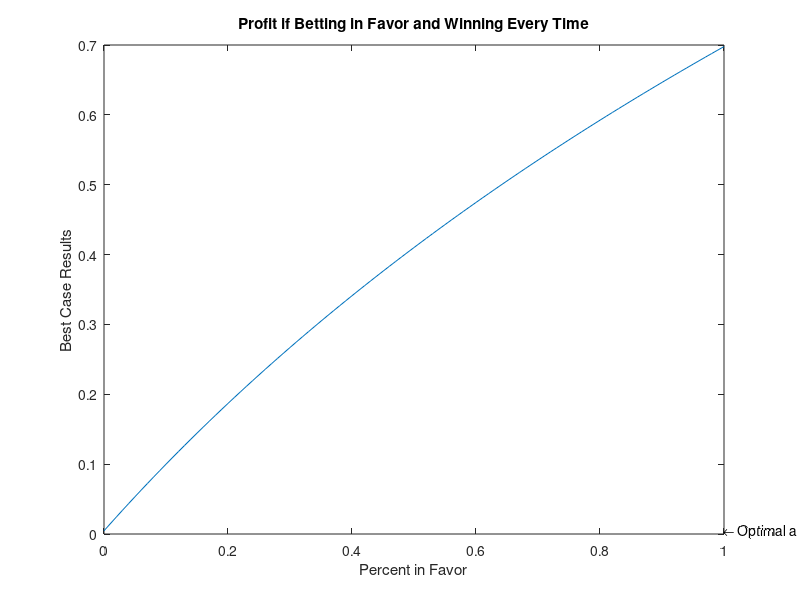

MATLAB code to generate this figure:
clear all
clc

screen = get( groot, 'Screensize' );
n = 1000;
a = (0:.01:1);
N = size(a,2);

r = @(x) 1/n*log(100*(1+x)^n);
dr = @(x) 1/(1+x);

ra = zeros(1,N);
dra = zeros(1,N);

for k = 1:N
    ra(k) = r(a(k));
    dra(k) = dr(a(k));
end

localmaxmin = (dra == 0);
first = ra(1);
last = ra(N);

max = intmin;
maxa = -1;
for k = 1:N
    if localmaxmin(k) == 1
        if max<ra(k)
            max = ra(k);
            maxa = a(k);
        end
    end
end
if max<first
    max = first;
    maxa = a(1);
end
if max<last
    max = last;
    maxa = a(N);
end

figure('Position',[screen(1),screen(2)+ceil((5/72)*screen(4)),screen(3),screen(4)-ceil((25/144)*screen(4))])
plot(a,ra)
txt = ['\leftarrow Optimal a = ', num2str(maxa)];
title('Profit if Betting in Favor and Winning Every Time')
xlabel('Percent in Favor')
ylabel('Best Case Results')
text(maxa,ra(maxa),txt)
